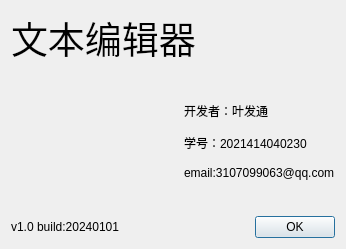
<?xml version="1.0" encoding="UTF-8"?>
<ui version="4.0">
 <class>AboutDialog</class>
 <widget class="QDialog" name="AboutDialog">
  <property name="geometry">
   <rect>
    <x>0</x>
    <y>0</y>
    <width>339</width>
    <height>232</height>
   </rect>
  </property>
  <property name="windowTitle">
   <string>关于</string>
  </property>
  <layout class="QHBoxLayout" name="horizontalLayout_3">
   <item>
    <layout class="QVBoxLayout" name="verticalLayout">
     <item>
      <widget class="QLabel" name="label">
       <property name="font">
        <font>
         <family>Adobe Arabic</family>
         <pointsize>28</pointsize>
        </font>
       </property>
       <property name="text">
        <string>文本编辑器</string>
       </property>
      </widget>
     </item>
     <item>
      <layout class="QHBoxLayout" name="horizontalLayout_2">
       <item>
        <widget class="QLabel" name="label_3">
         <property name="minimumSize">
          <size>
           <width>167</width>
           <height>139</height>
          </size>
         </property>
         <property name="styleSheet">
          <string notr="true">border-image: url(:/myImage/images/myico4.ico);</string>
         </property>
         <property name="text">
          <string/>
         </property>
        </widget>
       </item>
       <item>
        <spacer name="horizontalSpacer_2">
         <property name="orientation">
          <enum>Qt::Horizontal</enum>
         </property>
         <property name="sizeHint" stdset="0">
          <size>
           <width>40</width>
           <height>20</height>
          </size>
         </property>
        </spacer>
       </item>
       <item>
        <widget class="QLabel" name="label_2">
         <property name="text">
          <string>开发者：叶发通

学号：2021414040230

email:3107099063@qq.com</string>
         </property>
        </widget>
       </item>
      </layout>
     </item>
     <item>
      <layout class="QHBoxLayout" name="horizontalLayout">
       <item>
        <widget class="QLabel" name="label_4">
         <property name="text">
          <string>v1.0 build:20240101</string>
         </property>
        </widget>
       </item>
       <item>
        <spacer name="horizontalSpacer">
         <property name="orientation">
          <enum>Qt::Horizontal</enum>
         </property>
         <property name="sizeHint" stdset="0">
          <size>
           <width>40</width>
           <height>20</height>
          </size>
         </property>
        </spacer>
       </item>
       <item>
        <widget class="QDialogButtonBox" name="buttonBox">
         <property name="orientation">
          <enum>Qt::Horizontal</enum>
         </property>
         <property name="standardButtons">
          <set>QDialogButtonBox::Ok</set>
         </property>
        </widget>
       </item>
      </layout>
     </item>
    </layout>
   </item>
  </layout>
 </widget>
 <resources/>
 <connections>
  <connection>
   <sender>buttonBox</sender>
   <signal>accepted()</signal>
   <receiver>AboutDialog</receiver>
   <slot>accept()</slot>
   <hints>
    <hint type="sourcelabel">
     <x>248</x>
     <y>254</y>
    </hint>
    <hint type="destinationlabel">
     <x>157</x>
     <y>274</y>
    </hint>
   </hints>
  </connection>
  <connection>
   <sender>buttonBox</sender>
   <signal>rejected()</signal>
   <receiver>AboutDialog</receiver>
   <slot>reject()</slot>
   <hints>
    <hint type="sourcelabel">
     <x>316</x>
     <y>260</y>
    </hint>
    <hint type="destinationlabel">
     <x>286</x>
     <y>274</y>
    </hint>
   </hints>
  </connection>
 </connections>
</ui>
